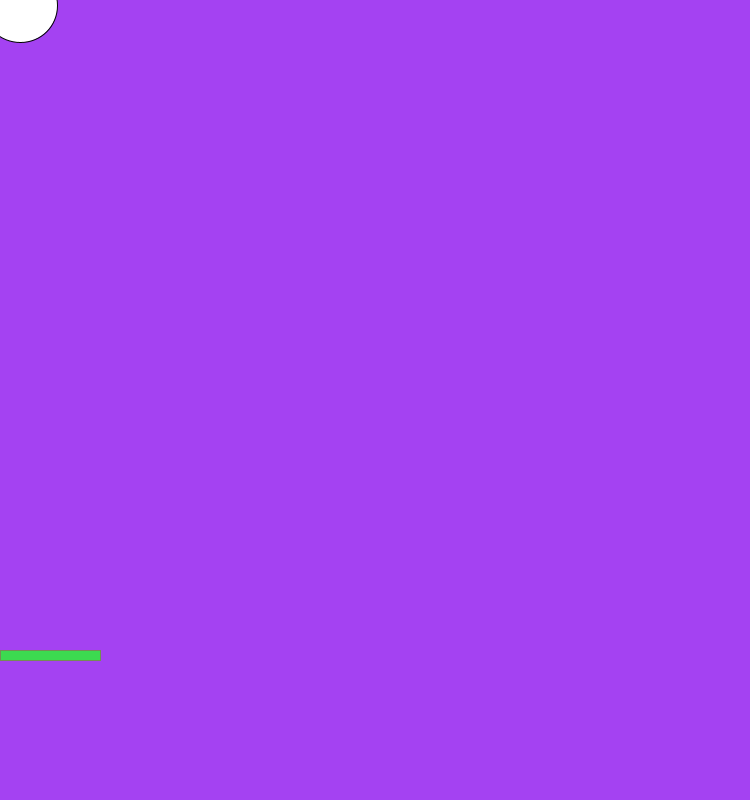
Frame 1 (no input)
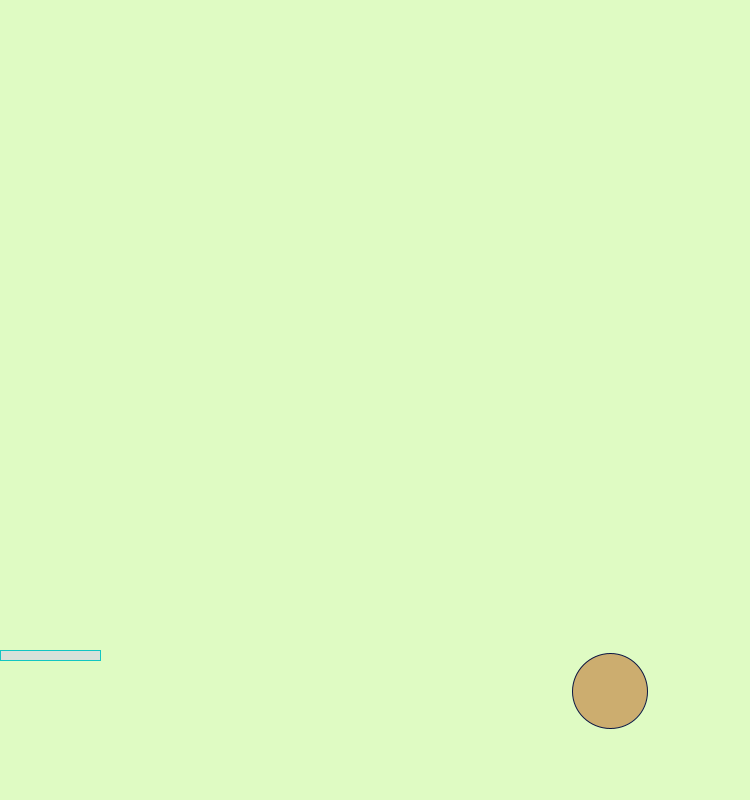
Frame 60 (the mouse pressed at the canvas centre just before this capture)
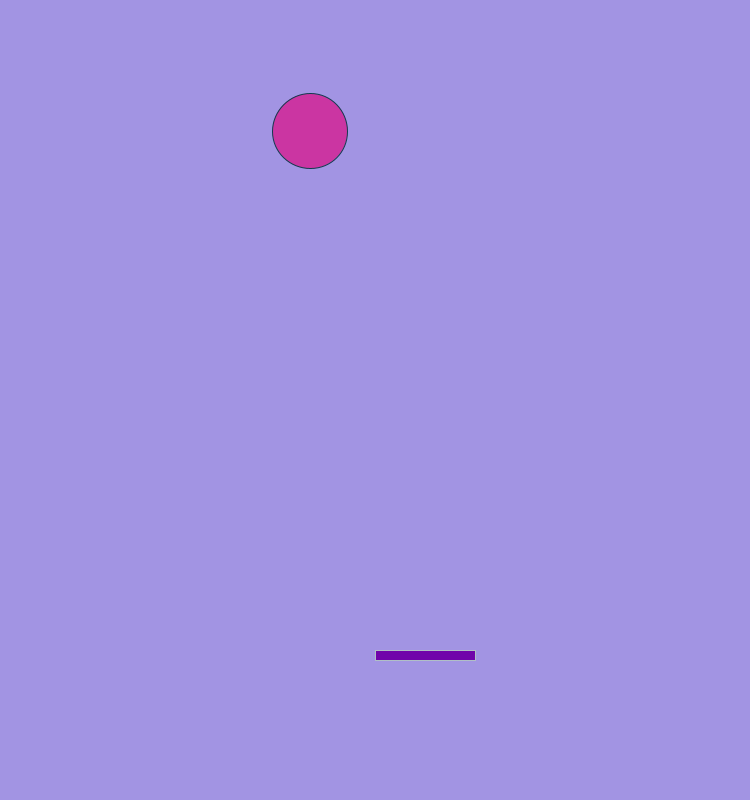
Frame 120 (the mouse held since frame 60 and released just before this capture)

The Processing sketch that drew these frames (run headless with seeded random() and noise(); from frame 60 on, the mouse is pressed at the canvas centre):

// Processing sketch: sketch_161103a
// ── sketch_161103a.pde
//Start with a new sketch that contains setup() and draw() methods. Ask your teacher if you don't know how to do this. The suggestions under each step should help you with your program.
int movex= 20;
int width1=750;
int movey= 5;
int speedx=10;
int speedy=14; 
void setup(){
  size(750,800);

  
  
  
  
  
  
}
void draw(){
  background(random (255),random (255),random (255));
  ellipse(movex,movey,75,75);
  fill(random (255),random (255),random (255));
  stroke(random (255),random (255),random (255));
  movex= movex+speedx;
  movey= movey+speedy;
  if(movex>750){
  speedx=-speedx;
  }if(movex<0){
  speedx=-speedx;
  }
  if(movey<0){
   speedy=-speedy; 
  }
  if(movey>750){
    speedy=-speedy;
  }
  rect(mouseX,650,100,10);
 if(intersects(movex,movey,mouseX,650,100)){
   speedy=-speedy;
   speedx=-speedx;
 }

}
 boolean intersects(int ballX, int ballY, int paddleX, int paddleY, int paddleLength) {
if (ballY > paddleY && ballX > paddleX && ballX < paddleX + paddleLength)
return true;
else 
return false;
 }
